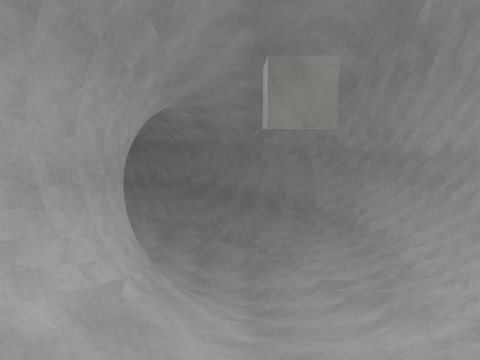
[1] (above)

16 first-person views from a walk through a 3-D level made in the Unity game engine. The camera is 1.2 m above the floor, tilts 8° down and sees 70° across. The floor is counted in squares, 1 m on a side. Each view is taken from the middle of a square. On the plan, view 1 faces up. The plan holds only what a view shows up to about 14 squares ahead; the rest is blank. Surface patterns are stand-ins for the level's own textures.

[2]
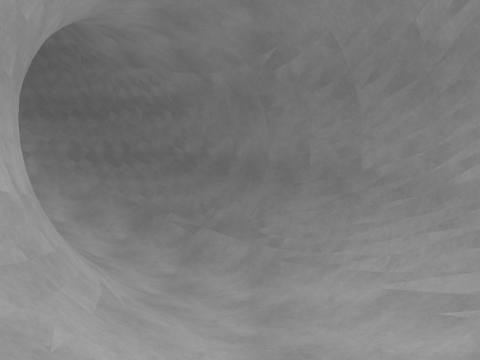

[3]
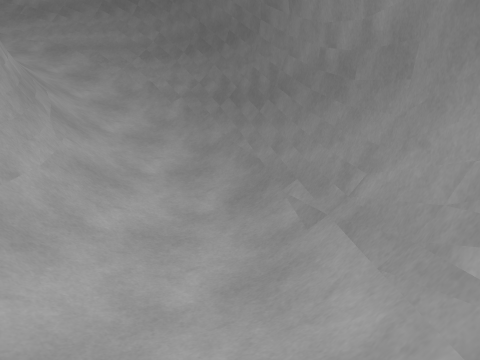

[4]
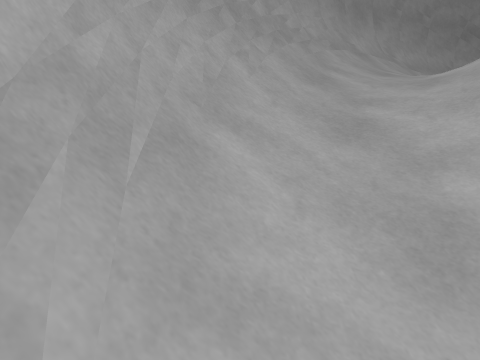

[5]
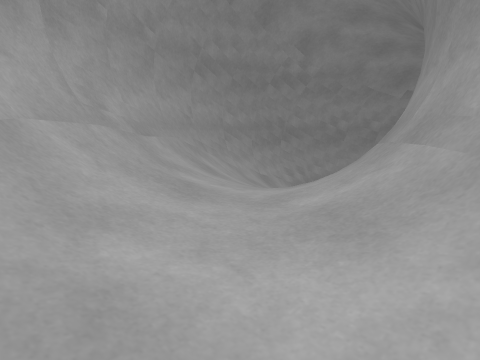

[6]
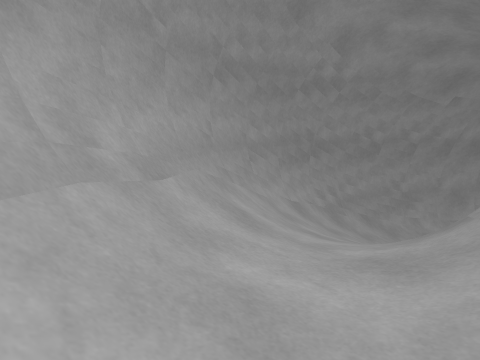

[7]
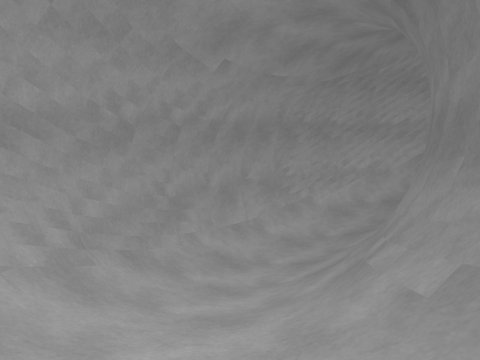

[8]
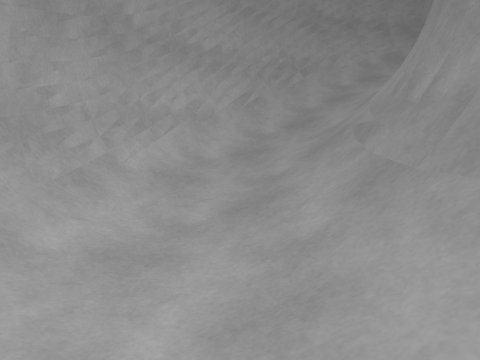

[9]
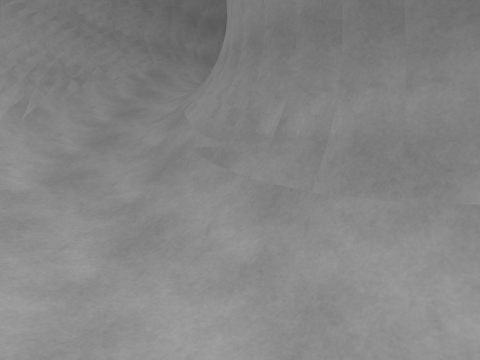

[10]
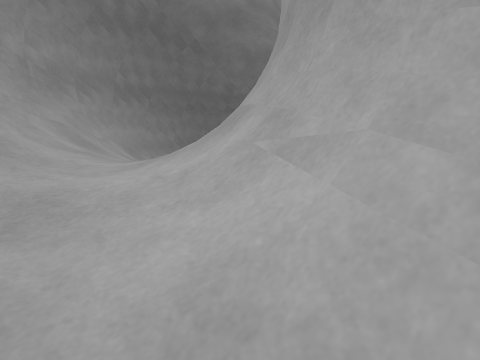

[11]
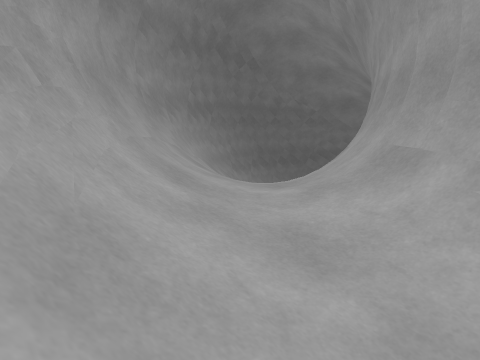

[12]
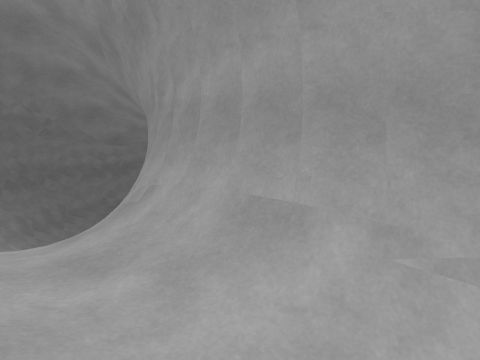

[13]
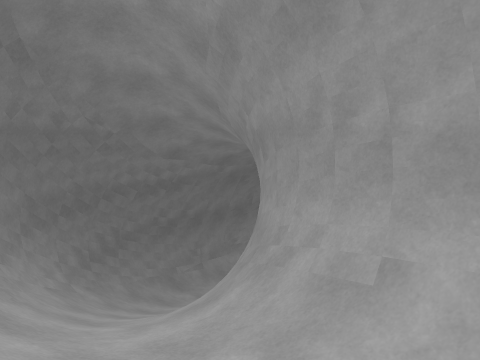

[14]
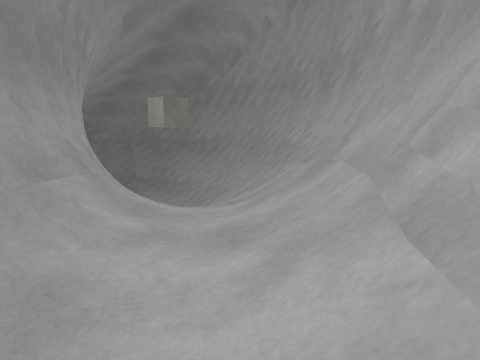

[15]
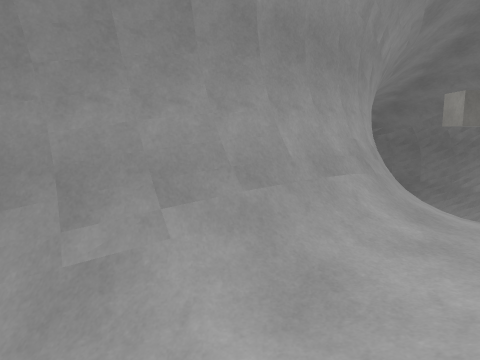

[16]
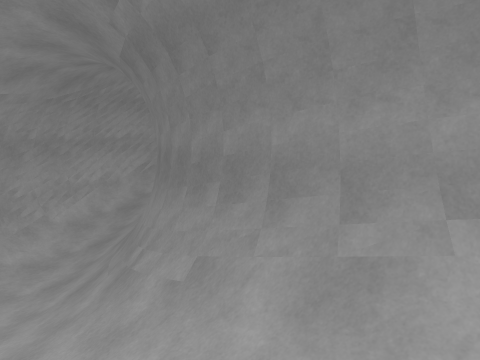

### Floor plan
Key: @ floor where view 1 was taken; # wall or solid block; . main floor; : floor 0.25 m higher than the main floor; + floor 0.5 m higher than the main floor; - floor 0.75 m lower than the main floor; _ floor 1 m lower than the main floor; < floor 1.25 m lower than the main floor; * floor 2.5 m higher than the main floor; % floor 2.75 m higher than the main floor; & floor 3.5 m higher than the main floor; $ floor 3.75 m higher than the main floor; / step, stairs or slope; = window, fence, low wall or low ledge; O other object.
Columns run from 22 left of view 1 to 3 right of it. Each row starts with its distance up from view 1.
 18          ##########
 17         ###=#O///=###
 16       ###=/////////###
 15      ##=/////////////##
 14     ##=////////////<</##
 13    ##//$&//#####=///<</##
 12   ##=/$$/####  ###///</=#
 11   #=/$$/###        //__/##
 10  ##//$/##          #//-/=#
  9  #=/&//#           #=////#
  8 ##////##           ##////#
  7 #=////#             #////#
  6 ##///=#             #////#
  5 #////#              #////#
  4 #////##            ##///O#
  3 #////=#            #=///=#
  2 #=///O##          ##////##
  1 #=////##         ##//*//##
  0 ##/////##       ##//*/@##
 -1  #=/.///#########//%//=#
 -2  ##/..///==###=//%%//=##
 -3   ##/...////////*%//=##
 -4    ##//.:+/////////###
 -5     ##///////////=###
 -6      ###=/////==###
 -7        ##########

Where each view was taken, in squares from view 1:
view 1: 0 up, 0 right, facing up
view 2: 4 up, 0 right, facing up
view 3: 11 up, 1 right, facing up-left
view 4: 8 up, 2 right, facing down
view 5: 1 up, 1 left, facing down-left
view 6: 1 down, 2 left, facing down-left
view 7: 4 down, 7 left, facing left
view 8: 4 down, 14 left, facing up-left
view 9: 5 down, 16 left, facing up
view 10: 7 up, 18 left, facing up-right
view 11: 8 up, 20 left, facing up-right
view 12: 10 up, 19 left, facing right
view 13: 13 up, 17 left, facing right
view 14: 5 down, 6 left, facing up-right
view 15: 5 down, 6 left, facing up
view 16: 5 down, 6 left, facing up-left
